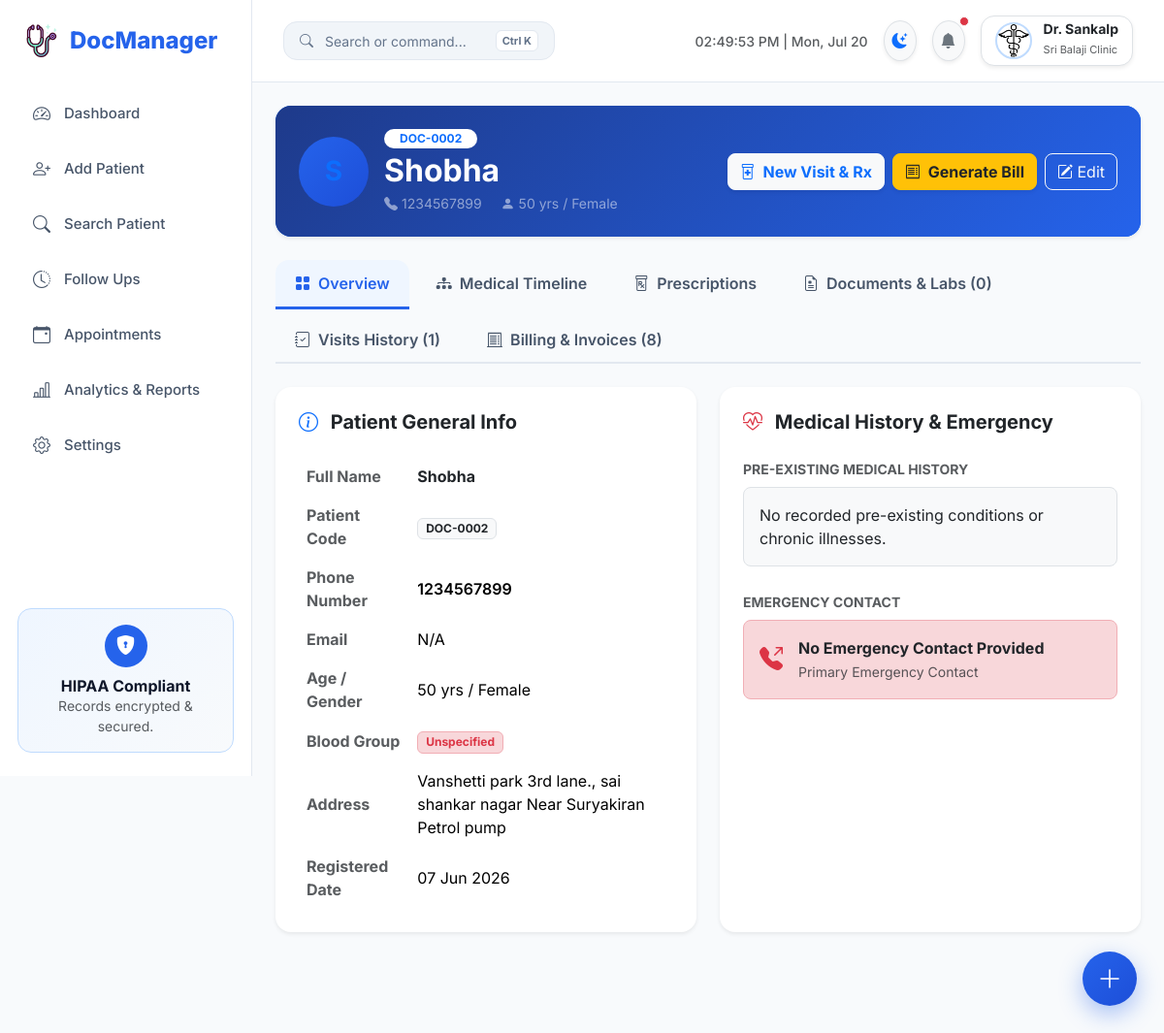
/patient/2 (signed in), run on the app's committed database.
### models.py (models this page shows)
class Doctor(UserMixin, db.Model):
    __tablename__ = "doctors"
    id = db.Column(db.Integer, primary_key=True)
    name = db.Column(db.String(100), nullable=False)
    clinic_name = db.Column(db.String(150), nullable=False)
    email = db.Column(db.String(120), unique=True, nullable=False, index=True)
    phone = db.Column(db.String(15), unique=True, nullable=False, index=True)
    password_hash = db.Column(db.String(255), nullable=False)
    clinic_address = db.Column(db.Text)
    qualification = db.Column(db.String(100))
    logo = db.Column(db.String(255))
    whatsapp_enabled = db.Column(db.Boolean, default=False)
    whatsapp_phone_id = db.Column(db.String(100))
    whatsapp_access_token = db.Column(db.Text)
    created_at = db.Column(db.DateTime, default=utc_now)
    patients = db.relationship("Patient", backref="doctor", lazy=True, cascade="all, delete-orphan")
    appointments = db.relationship("Appointment", backref="doctor", lazy=True, cascade="all, delete-orphan")

class Patient(db.Model):
    __tablename__ = "patients"
    id = db.Column(db.Integer, primary_key=True)
    patient_code = db.Column(db.String(30), unique=True, index=True)
    doctor_id = db.Column(db.Integer, db.ForeignKey("doctors.id"), nullable=False, index=True)
    name = db.Column(db.String(100), nullable=False, index=True)
    phone = db.Column(db.String(15), nullable=False, index=True)
    email = db.Column(db.String(120))
    age = db.Column(db.Integer)
    gender = db.Column(db.String(20))
    blood_group = db.Column(db.String(10))
    medical_history = db.Column(db.Text)
    emergency_contact = db.Column(db.String(100))
    address = db.Column(db.Text)
    created_at = db.Column(db.DateTime, default=utc_now)
    visits = db.relationship("Visit", backref="patient", lazy=True, cascade="all, delete-orphan", order_by="desc(Visit.visit_date)")
    appointments = db.relationship("Appointment", backref="patient", lazy=True, cascade="all, delete-orphan")
    documents = db.relationship("PatientDocument", backref="patient", lazy=True, cascade="all, delete-orphan")

### app/blueprints/patients.py (the view)
@patients_bp.route("/patient/<int:patient_id>")
@login_required
def patient_profile(patient_id):
    patient = Patient.query.filter_by(id=patient_id, doctor_id=current_user.id).first_or_404()
    visits = Visit.query.filter_by(patient_id=patient.id).order_by(Visit.visit_date.desc()).all()
    appointments = Appointment.query.filter_by(patient_id=patient.id).order_by(Appointment.appointment_date.desc()).all()
    documents = PatientDocument.query.filter_by(patient_id=patient.id).order_by(PatientDocument.uploaded_at.desc()).all()
    visit_ids = [v.id for v in visits]
    bills = Bill.query.filter(Bill.visit_id.in_(visit_ids)).all() if visit_ids else []
    active_tab = request.args.get("tab", "overview")
    return render_template(
        "patient_profile.html",
        patient=patient,
        visits=visits,
        appointments=appointments,
        documents=documents,
        bills=bills,
        active_tab=active_tab,
        page_title=f"Patient: {patient.name}"
    )

### templates/patient_profile.html (shortened to what this page needs)
{% extends "base.html" %}
{% block content %}
<div class="card border-0 shadow-sm rounded-4 mb-4 overflow-hidden">
  <div class="card-body p-4 bg-primary text-white" style="background: linear-gradient(135deg, #1e3a8a, #2563eb);">
    <div class="row align-items-center g-3">
      <div class="col-auto">
        <div class="avatar bg-white text-primary fw-extrabold display-6 rounded-circle" style="width: 72px; height: 72px; font-size: 28px;">
        </div>
      </div>
      <div class="col">
        <div class="d-flex align-items-center gap-2 mb-1">
          <span class="badge bg-white text-primary fw-bold px-3 py-1 rounded-pill">{{ patient.patient_code }}</span>
        </div>
        <h2 class="fw-bold mb-1 text-white">{{ patient.name }}</h2>
        <div class="text-white-50 small">
          <span class="me-3"><i class="bi bi-telephone-fill me-1"></i>{{ patient.phone }}</span>
          <span class="me-3"><i class="bi bi-person-fill me-1"></i>{{ patient.age or 'N/A' }} yrs / {{ patient.gender or 'N/A' }}</span>
        </div>
      </div>
      <div class="col-md-auto text-md-end d-flex flex-wrap gap-2">
        <a href="{{ url_for('visits.new_visit', patient_id=patient.id) }}" class="btn btn-light text-primary fw-bold rounded-3 shadow-sm">
          <i class="bi bi-prescription2 me-1"></i> New Visit & Rx
        </a>
        <a href="{{ url_for('billing.new_bill', patient_id=patient.id) }}" class="btn btn-warning text-dark fw-bold rounded-3 shadow-sm">
          <i class="bi bi-receipt me-1"></i> Generate Bill
        </a>
        <a href="{{ url_for('patients.edit_patient', patient_id=patient.id) }}" class="btn btn-outline-light rounded-3">
          <i class="bi bi-pencil-square"></i> Edit
        </a>
      </div>
    </div>
  </div>
</div>
<ul class="nav nav-tabs nav-tabs-custom mb-4" id="patientProfileTabs">
  <li class="nav-item">
    <a class="nav-link {% if active_tab == 'overview' %}active{% endif %}" href="{{ url_for('patients.patient_profile', patient_id=patient.id, tab='overview') }}">
      <i class="bi bi-grid-fill me-1"></i> Overview
    </a>
  </li>
  <li class="nav-item">
    <a class="nav-link {% if active_tab == 'timeline' %}active{% endif %}" href="{{ url_for('patients.patient_profile', patient_id=patient.id, tab='timeline') }}">
      <i class="bi bi-diagram-3-fill me-1"></i> Medical Timeline
    </a>
  </li>
  <li class="nav-item">
    <a class="nav-link {% if active_tab == 'prescriptions' %}active{% endif %}" href="{{ url_for('patients.patient_profile', patient_id=patient.id, tab='prescriptions') }}">
      <i class="bi bi-prescription me-1"></i> Prescriptions
    </a>
  </li>
  <li class="nav-item">
    <a class="nav-link {% if active_tab == 'documents' %}active{% endif %}" href="{{ url_for('patients.patient_profile', patient_id=patient.id, tab='documents') }}">
      <i class="bi bi-file-earmark-medical me-1"></i> Documents & Labs ({{ documents|length }})
    </a>
  </li>
  <li class="nav-item">
    <a class="nav-link {% if active_tab == 'visits' %}active{% endif %}" href="{{ url_for('patients.patient_profile', patient_id=patient.id, tab='visits') }}">
      <i class="bi bi-journal-check me-1"></i> Visits History ({{ visits|length }})
    </a>
  </li>
  <li class="nav-item">
    <a class="nav-link {% if active_tab == 'billing' %}active{% endif %}" href="{{ url_for('patients.patient_profile', patient_id=patient.id, tab='billing') }}">
      <i class="bi bi-receipt-cutoff me-1"></i> Billing & Invoices ({{ bills|length }})
    </a>
  </li>
</ul>
<div class="tab-content">
  {% if active_tab == 'overview' %}
  <div class="row g-4">
    <div class="col-lg-6">
      <div class="card border-0 shadow-sm rounded-4 h-100">
        <div class="card-header bg-transparent border-0 pt-4 px-4 pb-0">
          <h5 class="fw-bold m-0"><i class="bi bi-info-circle text-primary me-2"></i> Patient General Info</h5>
        </div>
        <div class="card-body p-4">
          <table class="table table-borderless align-middle m-0">
            <tr><th class="text-muted w-35">Full Name</th><td class="fw-bold text-dark">{{ patient.name }}</td></tr>
            <tr><th class="text-muted">Patient Code</th><td><span class="badge bg-light text-dark border">{{ patient.patient_code }}</span></td></tr>
            <tr><th class="text-muted">Phone Number</th><td class="fw-semibold">{{ patient.phone }}</td></tr>
            <tr><th class="text-muted">Email</th><td>{{ patient.email or 'N/A' }}</td></tr>
            <tr><th class="text-muted">Age / Gender</th><td>{{ patient.age or 'N/A' }} yrs / {{ patient.gender or 'N/A' }}</td></tr>
            <tr><th class="text-muted">Blood Group</th><td><span class="badge bg-danger-subtle text-danger border border-danger-subtle fw-bold">{{ patient.blood_group or 'Unspecified' }}</span></td></tr>
            <tr><th class="text-muted">Address</th><td>{{ patient.address or 'No address provided' }}</td></tr>
            <tr><th class="text-muted">Registered Date</th><td>{{ patient.created_at.strftime('%d %b %Y') }}</td></tr>
          </table>
        </div>
      </div>
    </div>
    <div class="col-lg-6">
      <div class="card border-0 shadow-sm rounded-4 h-100">
        <div class="card-header bg-transparent border-0 pt-4 px-4 pb-0">
          <h5 class="fw-bold m-0"><i class="bi bi-heart-pulse text-danger me-2"></i> Medical History & Emergency</h5>
        </div>
        <div class="card-body p-4">
          <div class="mb-4">
            <label class="form-label text-muted small fw-bold text-uppercase">Pre-existing Medical History</label>
            <div class="p-3 bg-light rounded-3 text-dark border">
              {{ patient.medical_history or 'No recorded pre-existing conditions or chronic illnesses.' }}
            </div>
          </div>
          <div>
            <label class="form-label text-muted small fw-bold text-uppercase">Emergency Contact</label>
            <div class="d-flex align-items-center gap-3 p-3 bg-danger-subtle bg-opacity-25 rounded-3 border border-danger-subtle">
              <i class="bi bi-telephone-outbound-fill text-danger fs-4"></i>
              <div>
                <div class="fw-bold text-dark">{{ patient.emergency_contact or 'No Emergency Contact Provided' }}</div>
                <small class="text-muted">Primary Emergency Contact</small>
              </div>
            </div>
          </div>
        </div>
      </div>
    </div>
  </div>
  {% endif %}
</div>
{% endblock %}

### templates/base.html (shortened to what this page needs)
<!doctype html>
<html lang="en" data-theme="light">
  <head>
    <link href="https://cdn.jsdelivr.net/npm/bootstrap@5.3.3/dist/css/bootstrap.min.css" rel="stylesheet">
    <link rel="stylesheet" href="https://cdn.jsdelivr.net/npm/bootstrap-icons@1.11.3/font/bootstrap-icons.min.css">
    <link rel="stylesheet" href="{{ url_for('static', filename='css/style.css') }}" />
  </head>
  <body>
    {% if current_user.is_authenticated %}
    <aside class="sidebar">
      <a href="{{ url_for('patients.dashboard') }}" class="logo text-decoration-none">
        <img src="{{ url_for('static', filename='images/stethoscope.png') }}" width="34" alt="Logo" />
        <span>DocManager</span>
      </a>
      <ul class="sidebar-menu">
        <li>
          <a href="{{ url_for('patients.dashboard') }}" class="{% if request.endpoint == 'patients.dashboard' %}active{% endif %}">
            <i class="bi bi-speedometer2"></i> Dashboard
          </a>
        </li>
        <li>
          <a href="{{ url_for('patients.add_patient') }}" class="{% if request.endpoint == 'patients.add_patient' %}active{% endif %}">
            <i class="bi bi-person-plus"></i> Add Patient
          </a>
        </li>
        <li>
          <a href="{{ url_for('patients.search_patient') }}" class="{% if request.endpoint == 'patients.search_patient' %}active{% endif %}">
            <i class="bi bi-search"></i> Search Patient
          </a>
        </li>
        <li>
          <a href="{{ url_for('patients.follow_ups') }}" class="{% if request.endpoint == 'patients.follow_ups' %}active{% endif %}">
            <i class="bi bi-clock-history"></i> Follow Ups
          </a>
        </li>
        <li>
          <a href="{{ url_for('appointments.appointments') }}" class="{% if 'appointments' in request.endpoint %}active{% endif %}">
            <i class="bi bi-calendar-event"></i> Appointments
          </a>
        </li>
        <li>
          <a href="{{ url_for('analytics.analytics_dashboard') }}" class="{% if 'analytics' in request.endpoint %}active{% endif %}">
            <i class="bi bi-bar-chart-line"></i> Analytics & Reports
          </a>
        </li>
        <li>
          <a href="{{ url_for('settings.settings') }}" class="{% if request.endpoint == 'settings.settings' %}active{% endif %}">
            <i class="bi bi-gear"></i> Settings
          </a>
        </li>
      </ul>
      <div class="sidebar-footer">
        <div class="security-card">
          <div class="security-icon">
            <i class="bi bi-shield-lock-fill"></i>
          </div>
          <h6 class="fw-bold m-0">HIPAA Compliant</h6>
          <p class="small text-muted mb-0">Records encrypted & secured.</p>
        </div>
      </div>
    </aside>
    {% endif %}
    <main class="{% if current_user.is_authenticated %}main-content{% endif %}">
      {% if current_user.is_authenticated %}
      <div class="topbar">
        <div class="d-flex align-items-center gap-3">
          <button class="cmd-trigger-btn trigger-cmd">
            <i class="bi bi-search"></i>
            <span>Search or command...</span>
            <span class="cmd-key">Ctrl K</span>
          </button>
        </div>
        <div class="d-flex align-items-center gap-3">
          <div id="liveClock" class="d-none d-md-block text-muted small fw-medium"></div>
          <button id="themeToggleBtn" class="btn btn-light rounded-circle border shadow-sm p-2" title="Toggle Theme">
            <i id="themeToggleIcon" class="bi bi-moon-stars-fill text-primary"></i>
          </button>
          <div class="dropdown">
            <button class="btn btn-light rounded-circle border shadow-sm p-2 position-relative" data-bs-toggle="dropdown">
              <i class="bi bi-bell-fill text-secondary"></i>
              <span class="position-absolute top-0 start-100 translate-middle p-1 bg-danger border border-light rounded-circle"></span>
            </button>
          </div>
          <div class="dropdown">
            <button class="profile-btn border shadow-sm" data-bs-toggle="dropdown">
              {% if current_user.logo %}
                <img src="{{ url_for('static', filename='uploads/' + current_user.logo) }}" class="doctor-logo" alt="Logo" />
              {% else %}
                <div class="avatar">{{ current_user.name[0] }}</div>
              {% endif %}
              <div class="text-start d-none d-md-block">
                <div class="fw-bold lh-1 text-dark" style="font-size: 14px;">Dr. {{ current_user.name }}</div>
                <small class="text-muted" style="font-size: 11px;">{{ current_user.clinic_name }}</small>
              </div>
            </button>
          </div>
        </div>
      </div>
      {% endif %}
      <div class="container-fluid p-4">
        {% block content %}{% endblock %}
      </div>
    </main>
    {% if current_user.is_authenticated %}
    <div class="fab-container" id="fabContainer">
      <button class="fab-main" id="fabMain" title="Quick Actions"><i class="bi bi-plus-lg"></i></button>
    </div>
    {% endif %}
    <div id="toastContainer" class="position-fixed bottom-0 end-0 p-3" style="z-index: 10000;"></div>
  </body>
</html>

### data on the page
Doctor: logo (picture), name "Sankalp", clinic_name "Sri Balaji Clinic"
Patient: patient_code "DOC-0002", name "Shobha", phone "1234567899", age "50", gender "Female", email "N/A", blood_group "Unspecified", address "Vanshetti park 3rd lane., sai shankar nagar Near Suryakiran Petrol pump", created_at "07 Jun 2026", medical_history "No recorded pre-existing conditions or chronic illnesses.", emergency_contact "No Emergency Contact Provided"

### other printed values
{{ documents|length }} "0"
{{ visits|length }} "1"
{{ bills|length }} "8"
